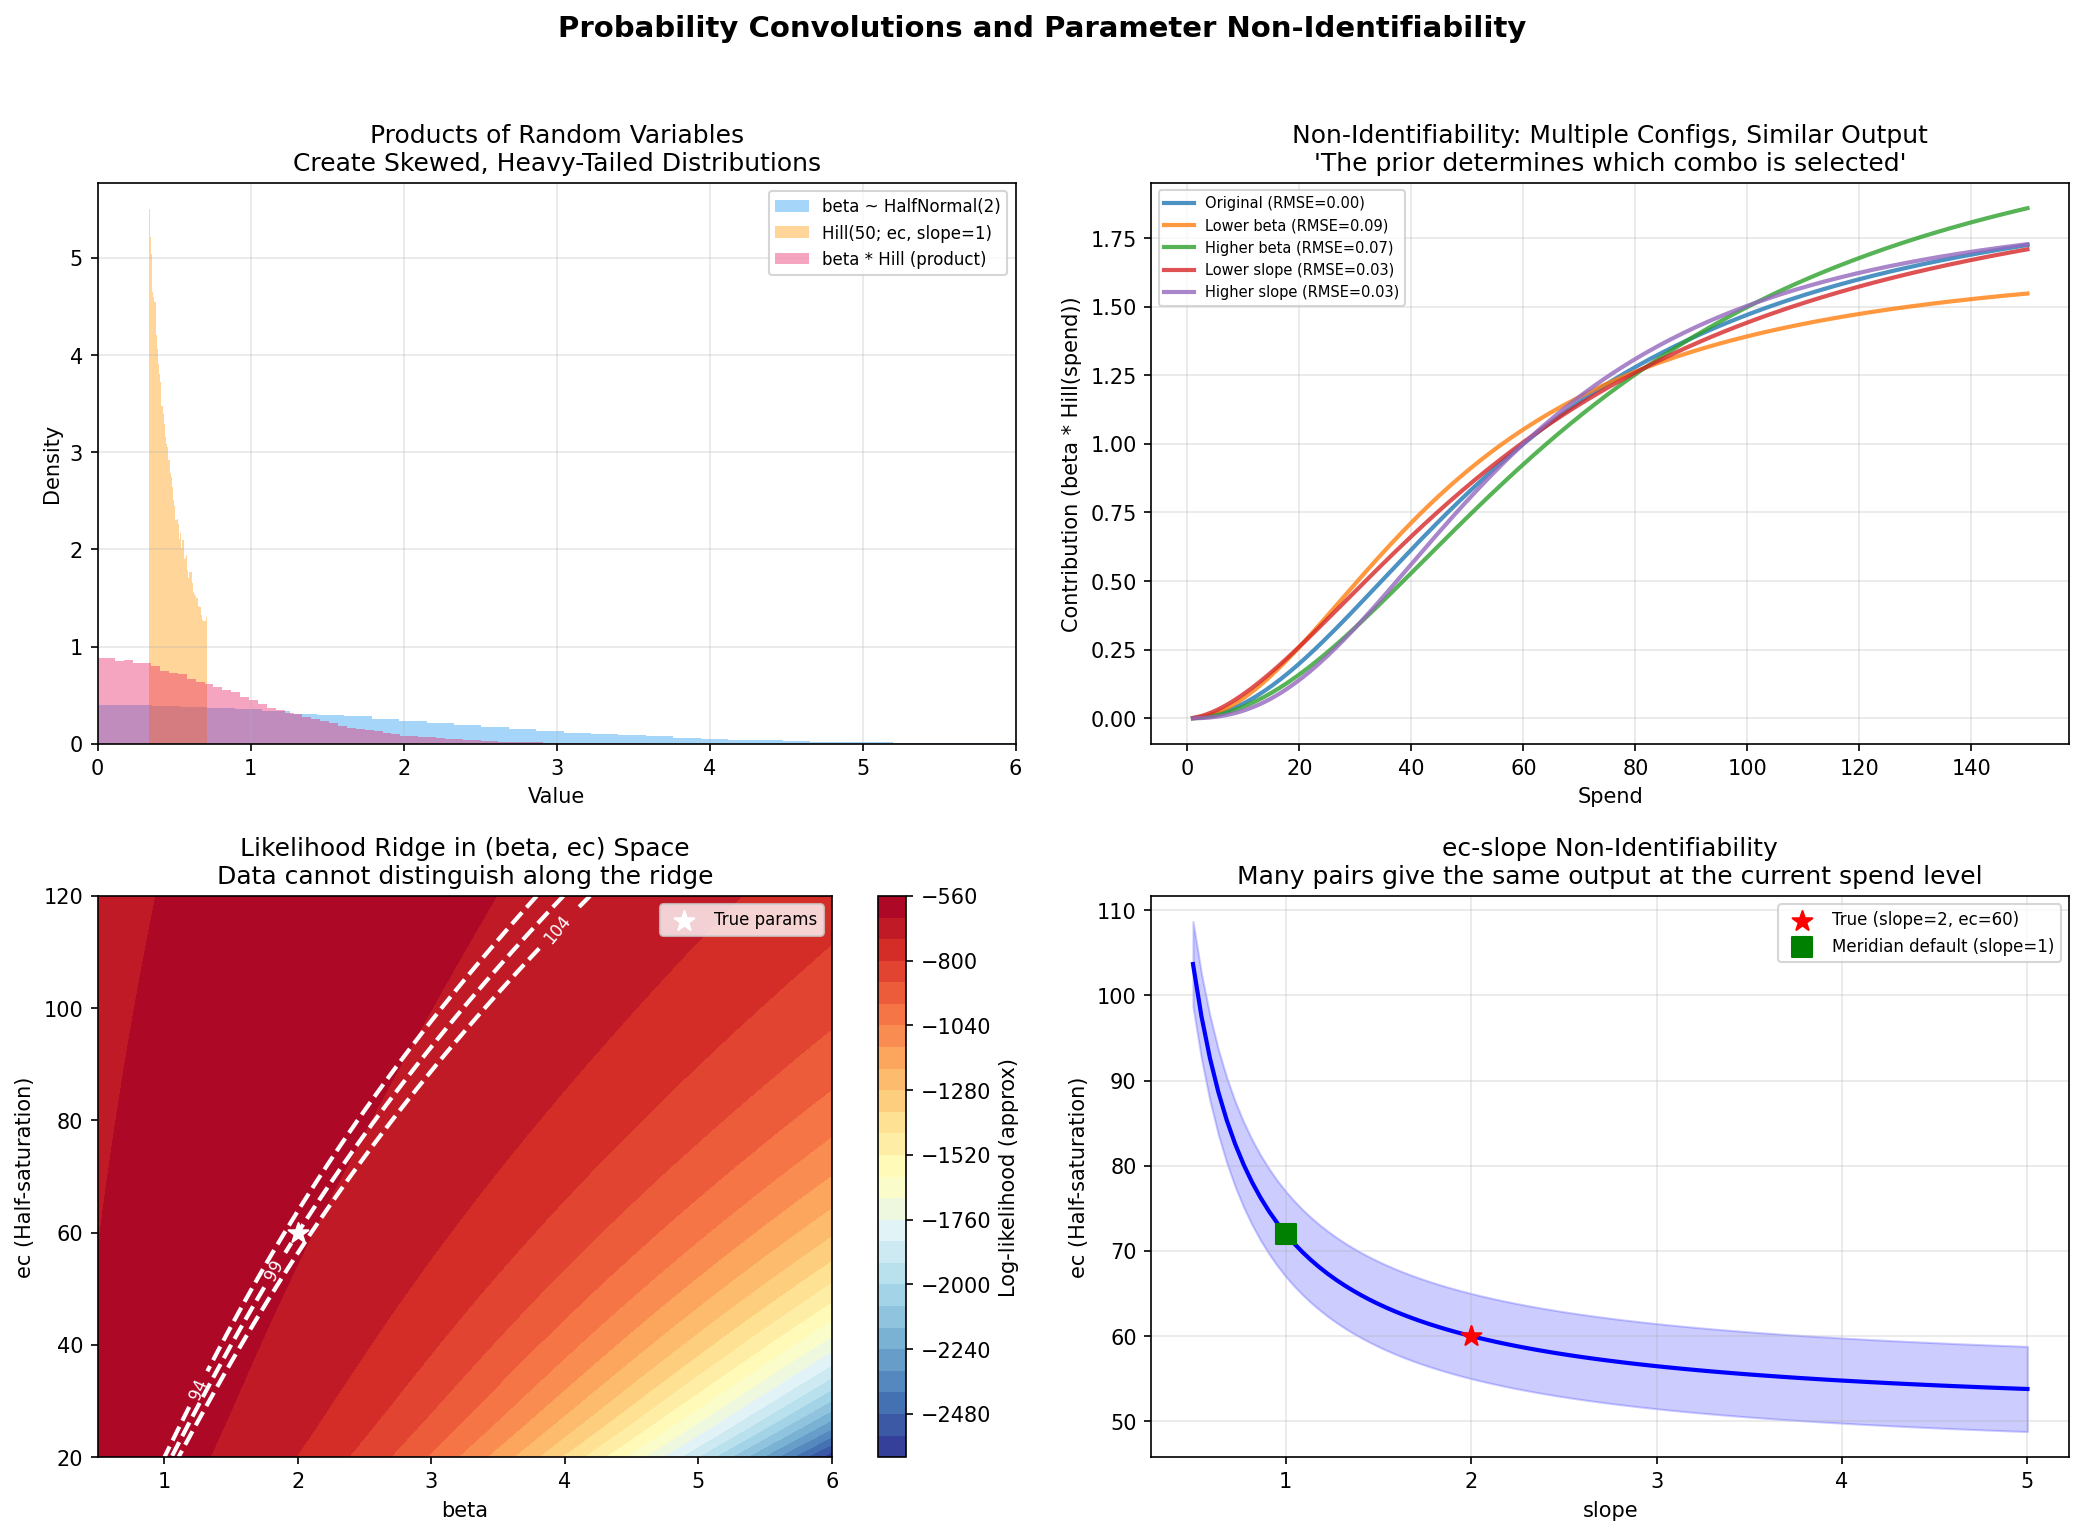

Here is the Python script that generated this plot:
"""
07 - Probability Convolutions and Parameter Non-Identifiability
================================================================
Research Point (Section 3 Part 3 / Section 4):
  "In a Bayesian MMM, the media contribution is:
   contribution = beta * Hill(Adstock(x; alpha); ec, slope)
   This is a PRODUCT OF RANDOM VARIABLES. Products of random variables
   create skewed, heavy-tailed distributions."

  "Non-identifiability between beta and saturation parameters: if you
   double beta and halve the Hill function's output (by adjusting ec/slope),
   you get similar fit. This creates RIDGES in the posterior."

  Meridian handles this by:
  - Fixing slope=1 (cannot be identified with ec)
  - Using informative priors on ec
  - ROI reparameterization (the most important technical innovation)

  Dew et al. (2024): "nonlinear and time-varying effects are often
  not identifiable from standard marketing mix data."

This script demonstrates:
  1. Products of random variables create unexpected distributions
  2. Beta-saturation non-identifiability (the ridge in parameter space)
  3. Why fixing slope=1 is necessary
  4. How ROI reparameterization helps
"""

import numpy as np
import matplotlib.pyplot as plt
from scipy import stats

from demo_utils import finalize_figure

np.random.seed(42)


def hill_function(x, ec, slope):
    """Hill saturation: x^slope / (ec^slope + x^slope)"""
    return x**slope / (ec**slope + x**slope)


def best_matching_ec(target_curve, spend_levels, beta, slope):
    """Find the ec that best matches a target contribution curve."""
    ec_grid = np.linspace(10, 150, 2000)
    rmses = np.empty_like(ec_grid)
    for idx, ec in enumerate(ec_grid):
        candidate = beta * hill_function(spend_levels, ec, slope)
        rmses[idx] = np.sqrt(np.mean((candidate - target_curve) ** 2))

    best_idx = np.argmin(rmses)
    best_ec = ec_grid[best_idx]
    best_curve = beta * hill_function(spend_levels, best_ec, slope)
    return best_ec, best_curve, rmses[best_idx]


# ══════════════════════════════════════════════════════════════════════════
# PART 1: PRODUCTS OF RANDOM VARIABLES
# ══════════════════════════════════════════════════════════════════════════

print("=" * 70)
print("PART 1: Products of Random Variables Create Heavy Tails")
print("=" * 70)

n_samples = 100_000

# beta ~ HalfNormal(2)
beta_samples = np.abs(np.random.normal(0, 2, n_samples))

# Hill output with random ec ~ Beta(1,1) mapped to [20, 100]
# and random slope
ec_samples = 20 + 80 * np.random.beta(1, 1, n_samples)

# Fixed spend level for illustration
spend_fixed = 50.0

hill_samples = hill_function(spend_fixed, ec_samples, slope=1.0)

# Contribution = beta * Hill(spend)
contribution = beta_samples * hill_samples

# Properties of the product
print(f"\nbeta ~ HalfNormal(sigma=2):")
print(
    f"  mean={beta_samples.mean():.3f}, std={beta_samples.std():.3f}, skew={stats.skew(beta_samples):.3f}"
)
print(f"\nHill(spend=50; ec~Uniform(20,100), slope=1):")
print(
    f"  mean={hill_samples.mean():.3f}, std={hill_samples.std():.3f}, skew={stats.skew(hill_samples):.3f}"
)
print(f"\nContribution = beta * Hill (product):")
print(
    f"  mean={contribution.mean():.3f}, std={contribution.std():.3f}, skew={stats.skew(contribution):.3f}"
)
print()

# Variance of product: Var(XY) = Var(X)Var(Y) + Var(X)E[Y]^2 + Var(Y)E[X]^2
var_product_formula = (
    beta_samples.var() * hill_samples.var()
    + beta_samples.var() * hill_samples.mean() ** 2
    + hill_samples.var() * beta_samples.mean() ** 2
)
print(f"Var(beta*Hill) formula:  {var_product_formula:.3f}")
print(f"Var(beta*Hill) empirical: {contribution.var():.3f}")
print()
print("  -> Product is MORE skewed and heavier-tailed than either marginal.")
print("     The 'uncertainty' in contribution is amplified by the convolution.")


# ══════════════════════════════════════════════════════════════════════════
# PART 2: BETA-SATURATION NON-IDENTIFIABILITY
# ══════════════════════════════════════════════════════════════════════════

print("\n" + "=" * 70)
print("PART 2: Beta-Saturation Non-Identifiability")
print("=" * 70)

spend_levels = np.linspace(1, 150, 200)

# Show: many (beta, ec, slope) combinations produce the same contribution
target_contribution = 2.0 * hill_function(spend_levels, ec=60, slope=2.0)

# Search for alternative parameters that genuinely track the same curve
candidate_specs = [
    ("Original", 2.0, 2.0),
    ("Lower beta", 1.7, 2.0),
    ("Higher beta", 2.3, 2.0),
    ("Lower slope", 2.1, 1.7),
    ("Higher slope", 1.9, 2.4),
]
configs = []
for name, beta, slope in candidate_specs:
    if name == "Original":
        configs.append((beta, 60.0, slope, name, target_contribution, 0.0))
    else:
        ec, curve, rmse = best_matching_ec(target_contribution, spend_levels, beta, slope)
        configs.append((beta, ec, slope, name, curve, rmse))

print(f"\nTarget: beta=2.0, ec=60, slope=2.0")
print("All configs below are searched to best-match the same target curve:\n")
print(
    f"{'Config':<30} {'beta':>6} {'ec':>6} {'slope':>6} {'Total Contrib':>14} {'RMSE vs target':>15}"
)
print("-" * 80)

for beta, ec, slope, name, contrib, rmse in configs:
    total = contrib.sum()
    print(
        f"{name:<30} {beta:>6.1f} {ec:>6.0f} {slope:>6.1f} {total:>14.1f} {rmse:>15.3f}"
    )

print()
print("  -> Multiple parameter combinations produce similar model output.")
print("     The posterior lives on a 'ridge' in parameter space where the")
print("     prior (not the data) determines which combo is selected.")


# ══════════════════════════════════════════════════════════════════════════
# PART 3: THE RIDGE IN PARAMETER SPACE
# ══════════════════════════════════════════════════════════════════════════

print("\n" + "=" * 70)
print("PART 3: The Ridge (Contour) in Parameter Space")
print("=" * 70)

# For fixed slope=2 and fixed spend data, show the iso-contribution
# contours in (beta, ec) space
beta_range = np.linspace(0.5, 6.0, 100)
ec_range = np.linspace(20, 120, 100)
beta_grid, ec_grid = np.meshgrid(beta_range, ec_range)

# Average contribution across spend levels
spend_data = np.random.exponential(50, 150)
total_contrib_grid = np.zeros_like(beta_grid)

for i in range(len(ec_range)):
    for j in range(len(beta_range)):
        contrib = beta_grid[i, j] * hill_function(spend_data, ec_grid[i, j], slope=2.0)
        total_contrib_grid[i, j] = contrib.sum()

# The target total contribution
target_total = 2.0 * hill_function(spend_data, 60, 2.0).sum()

# Also show the (pseudo) log-likelihood surface
# RSS is similar along the ridge, different perpendicular to it
y_data = 100 + 2.0 * hill_function(spend_data, 60, 2.0) + np.random.normal(0, 2, 150)

ll_grid = np.zeros_like(beta_grid)
for i in range(len(ec_range)):
    for j in range(len(beta_range)):
        predicted = 100 + beta_grid[i, j] * hill_function(
            spend_data, ec_grid[i, j], slope=2.0
        )
        ll_grid[i, j] = -np.sum((y_data - predicted) ** 2)

print(f"  Target total contribution: {target_total:.1f}")
print(f"  Many (beta, ec) pairs achieve similar total contribution.")
print(f"  The likelihood surface has a ridge -- data cannot distinguish them.")


# ══════════════════════════════════════════════════════════════════════════
# PART 4: WHY MERIDIAN FIXES SLOPE=1
# ══════════════════════════════════════════════════════════════════════════

print("\n" + "=" * 70)
print("PART 4: Why Meridian Fixes slope=1")
print("=" * 70)

# Show non-identifiability between ec and slope
slope_range = np.linspace(0.5, 5.0, 100)
ec_for_equiv = np.zeros_like(slope_range)

# For each slope, find ec that gives same Hill(50)
target_hill = hill_function(50, 60, 2.0)
for i, s in enumerate(slope_range):
    # Solve: 50^s / (ec^s + 50^s) = target_hill
    # ec^s = 50^s * (1 - target_hill) / target_hill
    ec_s = 50**s * (1 - target_hill) / target_hill
    ec_for_equiv[i] = ec_s ** (1.0 / s)

print(f"\nTarget Hill(50, ec=60, slope=2) = {target_hill:.4f}")
print(f"\nEquivalent (ec, slope) pairs that give the same Hill output:")
print(f"{'slope':>8} {'ec':>8}")
print("-" * 18)
for s, e in zip(
    [0.5, 1.0, 1.5, 2.0, 3.0, 4.0],
    [
        ec_for_equiv[np.argmin(np.abs(slope_range - s))]
        for s in [0.5, 1.0, 1.5, 2.0, 3.0, 4.0]
    ],
):
    print(f"{s:>8.1f} {e:>8.1f}")

print()
print("  -> ec and slope are NON-IDENTIFIABLE. Meridian's documentation:")
print('     "Difficult to learn because of identifiability reasons."')
print("     Solution: fix slope=1 (a Deterministic parameter).")
print("     This is honest about the limitation but also a strong constraint.")


# ══════════════════════════════════════════════════════════════════════════
# VISUALIZATION
# ══════════════════════════════════════════════════════════════════════════

fig, axes = plt.subplots(2, 2, figsize=(14, 10))

# Panel A: Product distribution vs marginals
axes[0, 0].hist(
    beta_samples,
    bins=50,
    alpha=0.4,
    color="#2196F3",
    density=True,
    label="beta ~ HalfNormal(2)",
)
axes[0, 0].hist(
    hill_samples,
    bins=50,
    alpha=0.4,
    color="#FF9800",
    density=True,
    label="Hill(50; ec, slope=1)",
)
axes[0, 0].hist(
    contribution,
    bins=100,
    alpha=0.4,
    color="#E91E63",
    density=True,
    label="beta * Hill (product)",
)
axes[0, 0].set_xlabel("Value")
axes[0, 0].set_ylabel("Density")
axes[0, 0].set_title(
    "Products of Random Variables\nCreate Skewed, Heavy-Tailed Distributions"
)
axes[0, 0].legend(fontsize=8)
axes[0, 0].set_xlim(0, 6)
axes[0, 0].grid(alpha=0.3)

# Panel B: Multiple equivalent parameter configurations
for beta, ec, slope, name, contrib, rmse in configs:
    axes[0, 1].plot(
        spend_levels, contrib, linewidth=2, label=f"{name} (RMSE={rmse:.02f})", alpha=0.8
    )
axes[0, 1].set_xlabel("Spend")
axes[0, 1].set_ylabel("Contribution (beta * Hill(spend))")
axes[0, 1].set_title(
    "Non-Identifiability: Multiple Configs, Similar Output\n'The prior determines which combo is selected'"
)
axes[0, 1].legend(fontsize=7)
axes[0, 1].grid(alpha=0.3)

# Panel C: Ridge in parameter space (likelihood contour)
contour = axes[1, 0].contourf(beta_grid, ec_grid, ll_grid, levels=30, cmap="RdYlBu_r")
plt.colorbar(contour, ax=axes[1, 0], label="Log-likelihood (approx)")
# Show the ridge
iso = axes[1, 0].contour(
    beta_grid,
    ec_grid,
    total_contrib_grid,
    levels=[target_total * 0.95, target_total, target_total * 1.05],
    colors="white",
    linewidths=2,
    linestyles="--",
)
axes[1, 0].clabel(iso, inline=True, fontsize=8, fmt="%.0f")
axes[1, 0].scatter(
    [2.0], [60], c="white", s=100, marker="*", zorder=5, label="True params"
)
axes[1, 0].set_xlabel("beta")
axes[1, 0].set_ylabel("ec (Half-saturation)")
axes[1, 0].set_title(
    "Likelihood Ridge in (beta, ec) Space\nData cannot distinguish along the ridge"
)
axes[1, 0].legend(fontsize=8)

# Panel D: ec-slope non-identifiability
axes[1, 1].plot(slope_range, ec_for_equiv, "b-", linewidth=2)
axes[1, 1].scatter(
    [2.0], [60], c="red", s=100, zorder=5, marker="*", label="True (slope=2, ec=60)"
)
axes[1, 1].scatter(
    [1.0],
    [ec_for_equiv[np.argmin(np.abs(slope_range - 1.0))]],
    c="green",
    s=100,
    zorder=5,
    marker="s",
    label="Meridian default (slope=1)",
)
axes[1, 1].fill_between(
    slope_range, ec_for_equiv - 5, ec_for_equiv + 5, alpha=0.2, color="blue"
)
axes[1, 1].set_xlabel("slope")
axes[1, 1].set_ylabel("ec (Half-saturation)")
axes[1, 1].set_title(
    "ec-slope Non-Identifiability\nMany pairs give the same output at the current spend level"
)
axes[1, 1].legend(fontsize=8)
axes[1, 1].grid(alpha=0.3)

plt.suptitle(
    "Probability Convolutions and Parameter Non-Identifiability",
    fontsize=14,
    fontweight="bold",
    y=1.02,
)
plt.tight_layout()
finalize_figure("07_probability_convolutions.png", fig=fig)

print("\nKEY TAKEAWAY:")
print("  In Bayesian MMM, contributions are products of random variables")
print("  passed through nonlinear transformations. This creates:")
print("  1. Heavy-tailed, skewed posterior distributions")
print("  2. Non-identifiability ridges where prior dominates")
print("  3. The need to fix parameters (slope=1) or reparameterize (ROI priors)")
print("  The 'uncertainty' being reported is largely determined by prior choices")
print("  on non-identified parameters, not by the data.")
